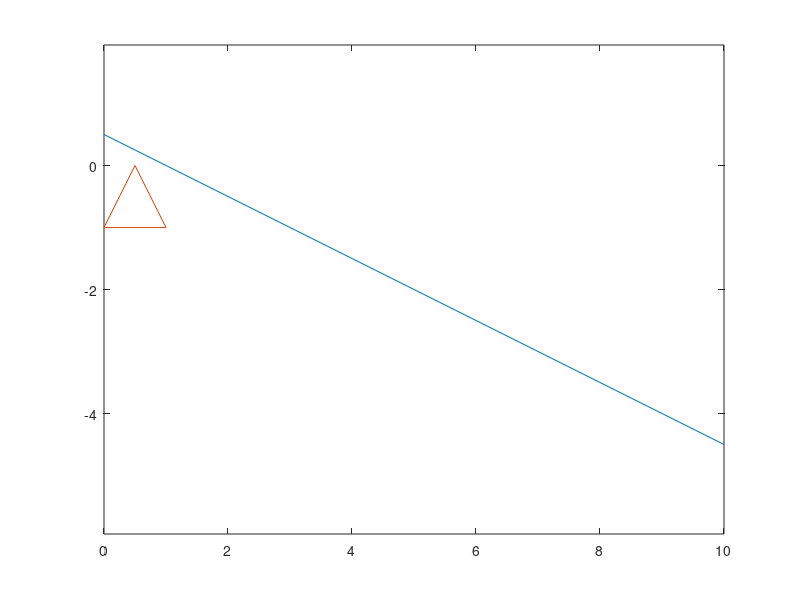

This chart was generated by the following MATLAB code: (Note: this script raises an error after producing the figure.)
close all
clear all
x = 0:10;
y = (1-x)/2;

plot(x,y)
hold on
axis equal

t1 = [  0.5   1    0   0.5;
        0    -1   -1   0  ;
        0     0    0   0  ];

plot(t1(1,:),t1(2,:));
hold on
axis equal
t2 = spegel(t1, 1,2,0,1);
plot(t2(1,:), t2(2,:),'r');
